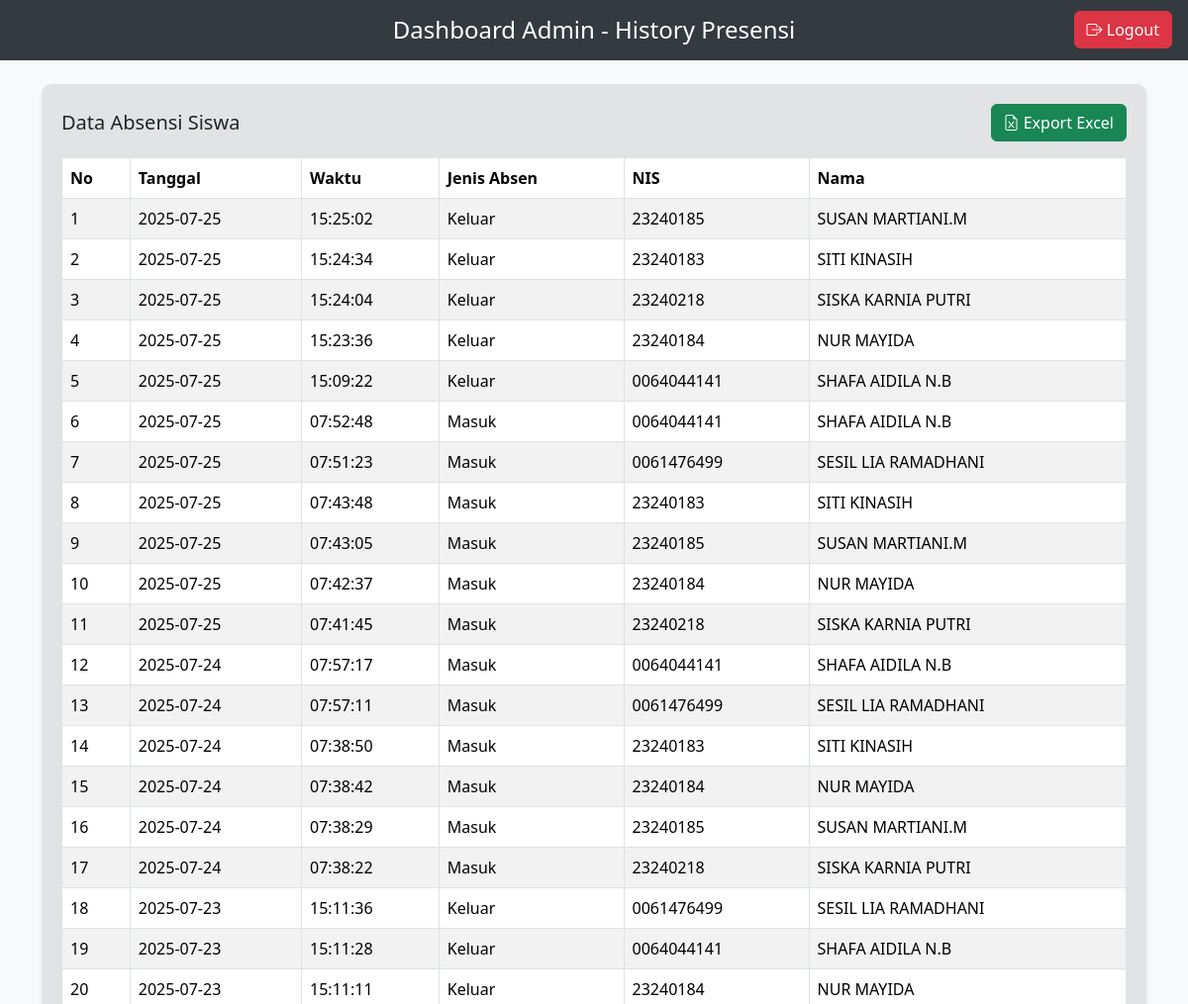
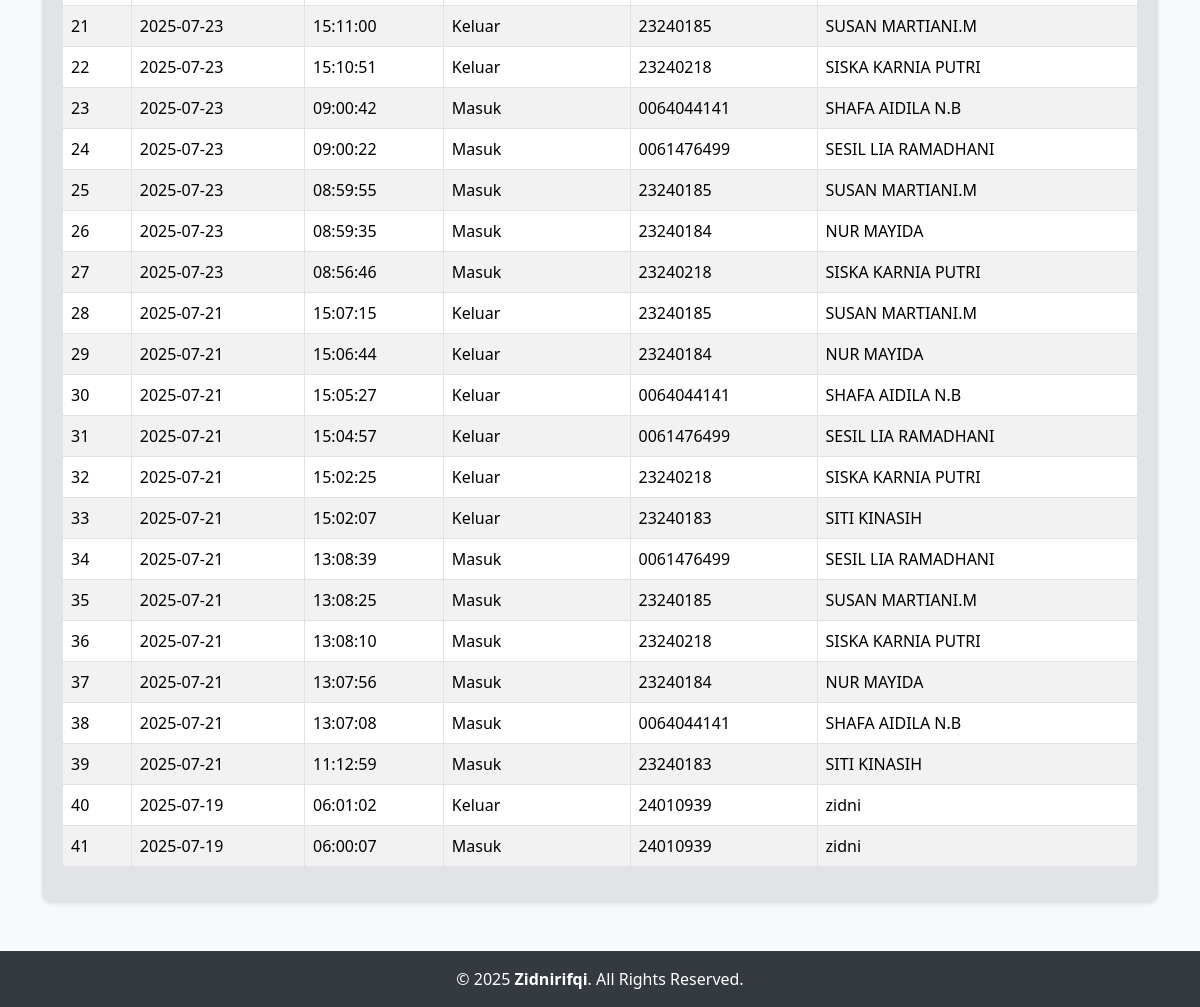
/data_siswa.php (signed in), run on the app's committed database (2 pictures, top to bottom).
### tables this page shows
CREATE TABLE `absensi` (
  `id` int(11) NOT NULL,
  `tanggal` date NOT NULL,
  `waktu` time NOT NULL,
  `jenis_absen` enum('Masuk','Keluar') NOT NULL,
  `nis` varchar(20) NOT NULL,
  `nama` varchar(100) NOT NULL
);

### data_siswa.php (the view, shortened to what this page needs)
<?php
require_once "koneksi.php";
$query = "SELECT * FROM absensi ORDER BY id DESC";
$result = mysqli_query($conn, $query);
?>
<!DOCTYPE html>
<html lang="id">
<head>
    <link href="https://cdn.jsdelivr.net/npm/bootstrap@5.3.3/dist/css/bootstrap.min.css" rel="stylesheet">
    <link href="https://cdn.jsdelivr.net/npm/bootstrap-icons/font/bootstrap-icons.css" rel="stylesheet">
</head>
<body>
<header class="py-3 mb-4">
    <div class="container d-flex justify-content-between align-items-center">
        <h4 class="m-0 text-center w-100">Dashboard Admin - History Presensi</h4>
        <a href="logout.php" class="btn btn-danger position-absolute end-0 me-3"><i class="bi bi-box-arrow-right"></i> Logout</a>
    </div>
</header>
<div class="container mb-5">
    <div class="table-container shadow-sm">
        <div class="d-flex justify-content-between align-items-center mb-3">
            <h5 class="mb-0">Data Absensi Siswa</h5>
            <a href="export_excel.php" class="btn btn-success"><i class="bi bi-file-earmark-excel"></i> Export Excel</a>
        </div>
        <div class="table-responsive">
            <table class="table table-bordered table-striped">
                <thead>
                    <tr>
                        <th>No</th>
                        <th>Tanggal</th>
                        <th>Waktu</th>
                        <th>Jenis Absen</th>
                        <th>NIS</th>
                        <th>Nama</th>
                    </tr>
                </thead>
                <tbody>
                    <?php $no = 1; while ($row = mysqli_fetch_assoc($result)) : ?>
                        <tr>
                            <td><?= $no++ ?></td>
                            <td><?= htmlspecialchars($row['tanggal']) ?></td>
                            <td><?= htmlspecialchars($row['waktu']) ?></td>
                            <td><?= htmlspecialchars($row['jenis_absen']) ?></td>
                            <td><?= htmlspecialchars($row['nis']) ?></td>
                            <td><?= htmlspecialchars($row['nama']) ?></td>
                        </tr>
                    <?php endwhile; ?>
                </tbody>
            </table>
        </div>
    </div>
</div>
<footer class="text-center py-3">
    &copy; <?= date('Y') ?> <strong>Zidnirifqi</strong>. All Rights Reserved.
</footer>
</body>
</html>

### data_siswa.php (style rules this page uses)
body { background-color: #f8f9fa; }
header, footer { background-color: #343a40; color: white; }
.table-container { background-color: #e2e3e5; padding: 20px; border-radius: 10px; }
.table thead { background-color: #6c757d; color: white; }

### data on the page
absensi: tanggal "2025-07-25", waktu "15:25:02", jenis_absen "Keluar", nis "23240185", nama "SUSAN MARTIANI.M"
absensi: tanggal "2025-07-25", waktu "15:24:34", jenis_absen "Keluar", nis "23240183", nama "SITI KINASIH"
absensi: tanggal "2025-07-25", waktu "15:24:04", jenis_absen "Keluar", nis "23240218", nama "SISKA KARNIA PUTRI"
absensi: tanggal "2025-07-25", waktu "15:23:36", jenis_absen "Keluar", nis "23240184", nama "NUR MAYIDA"
absensi: tanggal "2025-07-25", waktu "15:09:22", jenis_absen "Keluar", nis "0064044141", nama "SHAFA AIDILA N.B"
absensi: tanggal "2025-07-25", waktu "07:52:48", jenis_absen "Masuk", nis "0064044141", nama "SHAFA AIDILA N.B"
absensi: tanggal "2025-07-25", waktu "07:51:23", jenis_absen "Masuk", nis "0061476499", nama "SESIL LIA RAMADHANI"
absensi: tanggal "2025-07-25", waktu "07:43:48", jenis_absen "Masuk", nis "23240183", nama "SITI KINASIH"
absensi: tanggal "2025-07-25", waktu "07:43:05", jenis_absen "Masuk", nis "23240185", nama "SUSAN MARTIANI.M"
absensi: tanggal "2025-07-25", waktu "07:42:37", jenis_absen "Masuk", nis "23240184", nama "NUR MAYIDA"
absensi: tanggal "2025-07-25", waktu "07:41:45", jenis_absen "Masuk", nis "23240218", nama "SISKA KARNIA PUTRI"
absensi: tanggal "2025-07-24", waktu "07:57:17", jenis_absen "Masuk", nis "0064044141", nama "SHAFA AIDILA N.B"
absensi: tanggal "2025-07-24", waktu "07:57:11", jenis_absen "Masuk", nis "0061476499", nama "SESIL LIA RAMADHANI"
absensi: tanggal "2025-07-24", waktu "07:38:50", jenis_absen "Masuk", nis "23240183", nama "SITI KINASIH"
absensi: tanggal "2025-07-24", waktu "07:38:42", jenis_absen "Masuk", nis "23240184", nama "NUR MAYIDA"
absensi: tanggal "2025-07-24", waktu "07:38:29", jenis_absen "Masuk", nis "23240185", nama "SUSAN MARTIANI.M"
absensi: tanggal "2025-07-24", waktu "07:38:22", jenis_absen "Masuk", nis "23240218", nama "SISKA KARNIA PUTRI"
absensi: tanggal "2025-07-23", waktu "15:11:36", jenis_absen "Keluar", nis "0061476499", nama "SESIL LIA RAMADHANI"
absensi: tanggal "2025-07-23", waktu "15:11:28", jenis_absen "Keluar", nis "0064044141", nama "SHAFA AIDILA N.B"
absensi: tanggal "2025-07-23", waktu "15:11:11", jenis_absen "Keluar", nis "23240184", nama "NUR MAYIDA"
absensi: tanggal "2025-07-23", waktu "15:11:00", jenis_absen "Keluar", nis "23240185", nama "SUSAN MARTIANI.M"
absensi: tanggal "2025-07-23", waktu "15:10:51", jenis_absen "Keluar", nis "23240218", nama "SISKA KARNIA PUTRI"
absensi: tanggal "2025-07-23", waktu "09:00:42", jenis_absen "Masuk", nis "0064044141", nama "SHAFA AIDILA N.B"
absensi: tanggal "2025-07-23", waktu "09:00:22", jenis_absen "Masuk", nis "0061476499", nama "SESIL LIA RAMADHANI"
absensi: tanggal "2025-07-23", waktu "08:59:55", jenis_absen "Masuk", nis "23240185", nama "SUSAN MARTIANI.M"
absensi: tanggal "2025-07-23", waktu "08:59:35", jenis_absen "Masuk", nis "23240184", nama "NUR MAYIDA"
absensi: tanggal "2025-07-23", waktu "08:56:46", jenis_absen "Masuk", nis "23240218", nama "SISKA KARNIA PUTRI"
absensi: tanggal "2025-07-21", waktu "15:07:15", jenis_absen "Keluar", nis "23240185", nama "SUSAN MARTIANI.M"
absensi: tanggal "2025-07-21", waktu "15:06:44", jenis_absen "Keluar", nis "23240184", nama "NUR MAYIDA"
absensi: tanggal "2025-07-21", waktu "15:05:27", jenis_absen "Keluar", nis "0064044141", nama "SHAFA AIDILA N.B"
absensi: tanggal "2025-07-21", waktu "15:04:57", jenis_absen "Keluar", nis "0061476499", nama "SESIL LIA RAMADHANI"
absensi: tanggal "2025-07-21", waktu "15:02:25", jenis_absen "Keluar", nis "23240218", nama "SISKA KARNIA PUTRI"
absensi: tanggal "2025-07-21", waktu "15:02:07", jenis_absen "Keluar", nis "23240183", nama "SITI KINASIH"
absensi: tanggal "2025-07-21", waktu "13:08:39", jenis_absen "Masuk", nis "0061476499", nama "SESIL LIA RAMADHANI"
absensi: tanggal "2025-07-21", waktu "13:08:25", jenis_absen "Masuk", nis "23240185", nama "SUSAN MARTIANI.M"
absensi: tanggal "2025-07-21", waktu "13:08:10", jenis_absen "Masuk", nis "23240218", nama "SISKA KARNIA PUTRI"
absensi: tanggal "2025-07-21", waktu "13:07:56", jenis_absen "Masuk", nis "23240184", nama "NUR MAYIDA"
absensi: tanggal "2025-07-21", waktu "13:07:08", jenis_absen "Masuk", nis "0064044141", nama "SHAFA AIDILA N.B"
absensi: tanggal "2025-07-21", waktu "11:12:59", jenis_absen "Masuk", nis "23240183", nama "SITI KINASIH"
absensi: tanggal "2025-07-19", waktu "06:01:02", jenis_absen "Keluar", nis "24010939", nama "zidni"
absensi: tanggal "2025-07-19", waktu "06:00:07", jenis_absen "Masuk", nis "24010939", nama "zidni"
